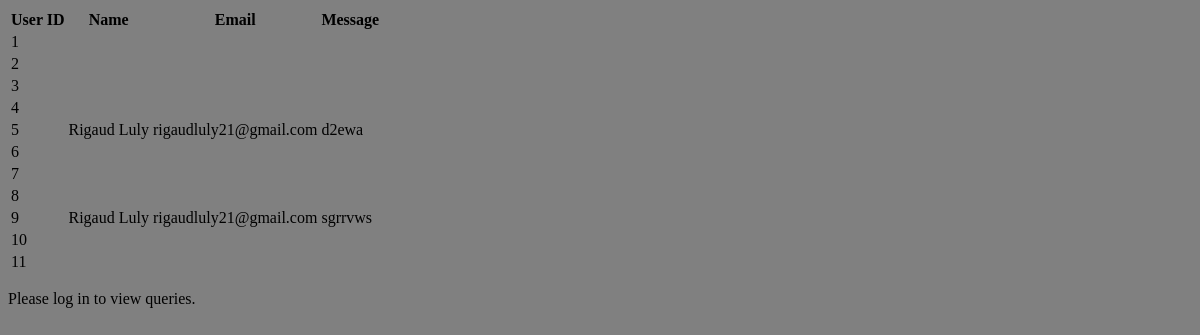
/data, run on an earlier commit of the app's database.
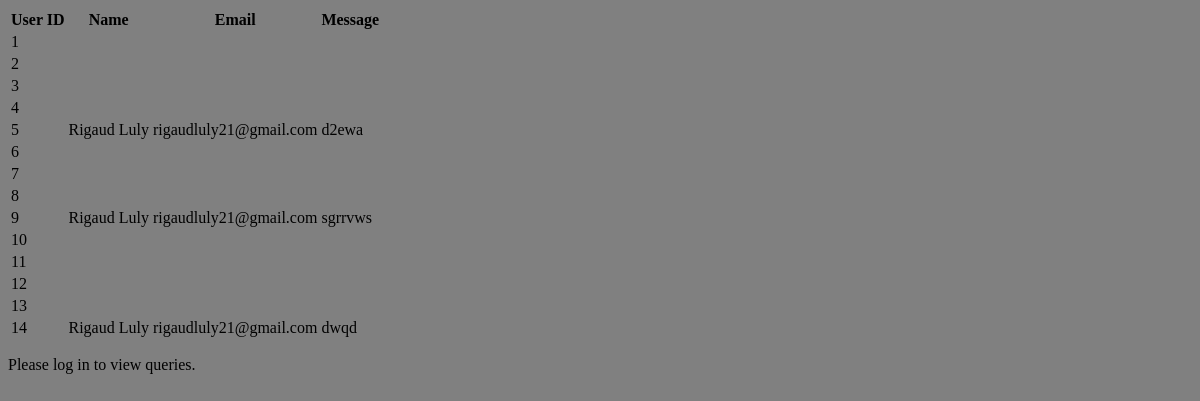
And on a later commit of the database.
### tables this page shows
CREATE TABLE users_enquiries
              (id INTEGER PRIMARY KEY AUTOINCREMENT,
              name TEXT,
              email TEXT, 
              message TEXT);

### app.py (the view)
@app.route('/data')
def display_queries():
    conn = sqlite3.connect('database.db')
    c = conn.cursor()
    c.execute("SELECT * FROM users_enquiries")
    data = c.fetchall()
    conn.close()
    return render_template('login.html', users=data)

### templates/login.html (shortened to what this page needs)
<!DOCTYPE html>
<html>
    <head>
        <link rel="stylesheet" href="/static/Homestyle.css">
    </head>
    <body id="showdata">
            <table>
                <thead>
                    <tr>
                        <th>User ID</th>
                        <th>Name</th>
                        <th>Email</th>
                        <th>Message</th>
                    </tr>
                </thead>
                <tbody>
                    {% for user in users %}
                        <tr>
                            <td>{{ user[0] }}</td>
                            <td>{{ user[1] }}</td>
                            <td>{{ user[2] }}</td>
                            <td>{{ user[3] }}</td>
                        </tr>
                    {% endfor %}
                </tbody>
            </table>
            <p>Please log in to view queries.</p>
    </body>
</html>

What changed in the data, as far as the page shows it:
added users_enquiries: id "12"
added users_enquiries: id "13"
added users_enquiries: id "14", name "Rigaud Luly", email "rigaudluly21@gmail.com", message "dwqd"
